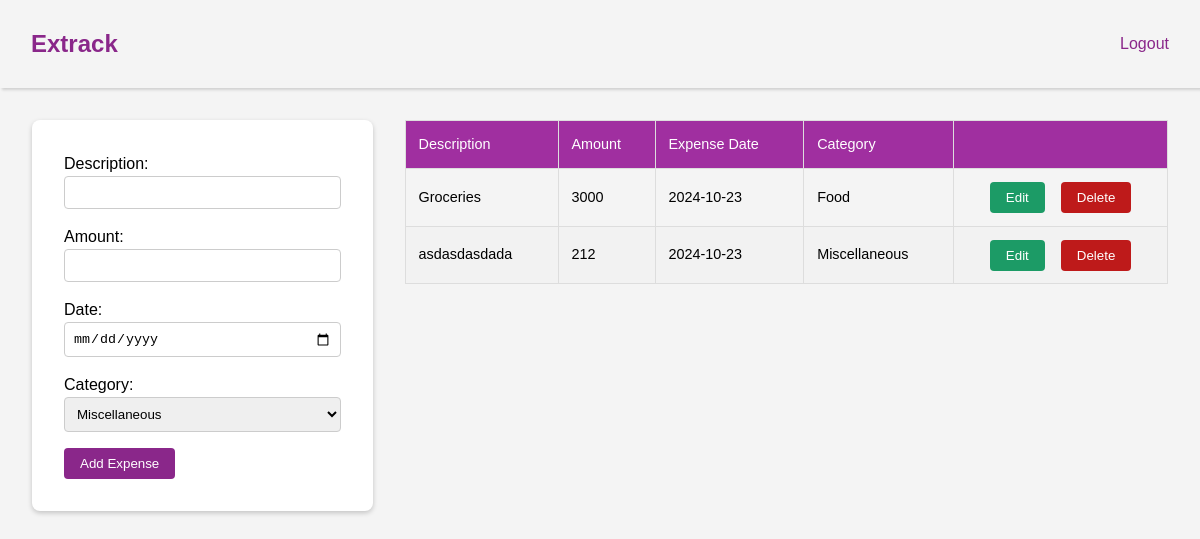
Before: /dashboard.php (signed in) with the older database file.
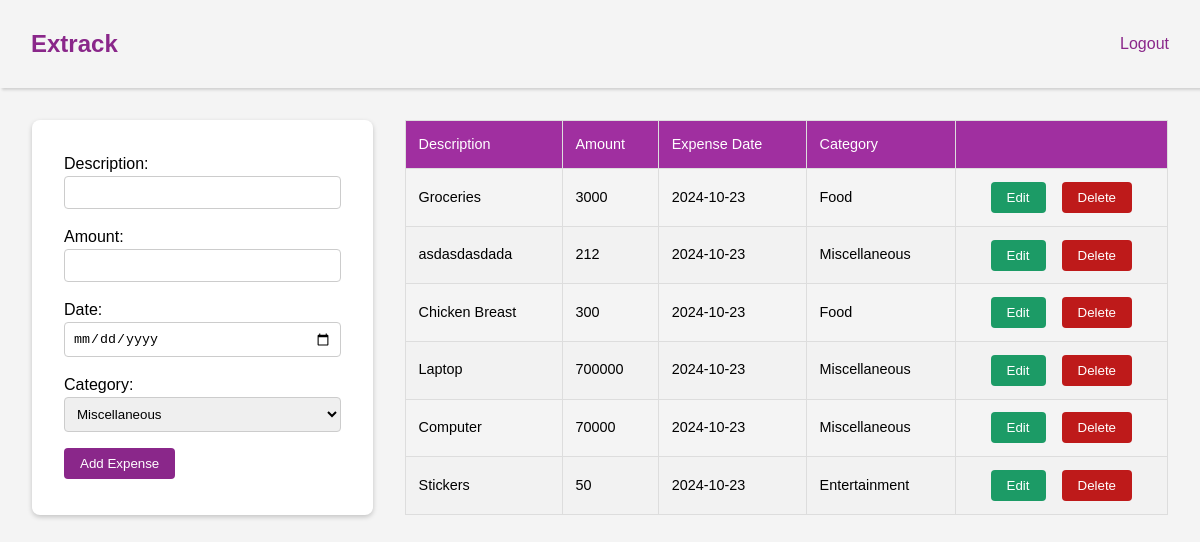
After: the same page with the newer database file.
### tables this page shows
CREATE TABLE Expenses(
                expenses_id INTEGER PRIMARY KEY AUTOINCREMENT,
                user_id_fk INTEGER,
                description TEXT NOT NULL,
                amount REAL NOT NULL,
                expense_date TEXT NOT NULL,
                category TEXT NOT NULL DEFAULT 'Miscellaneous',
                FOREIGN KEY (user_id_fk) REFERENCES Users(user_id) ON DELETE CASCADE
                );

### dashboard.php (the view, shortened to what this page needs)
<?php
require_once 'db.php';
$user_id = $_SESSION['user_id'];
$stmt = $db->prepare("SELECT * FROM Expenses WHERE user_id_fk = :user_id");
$stmt->bindParam(':user_id', $user_id);
$stmt->execute();
$expenses = $stmt->fetchAll(PDO::FETCH_ASSOC);
?>
<!DOCTYPE html>
<html lang="en">
<head>
    <link rel="stylesheet" href="./css/reset.css">
    <link rel="stylesheet" href="./css/main.css">
</head>
<body>
    <header>
        <nav>
            <div class="title">
                <h1>Extrack</h1>
            </div>
            <div>
            <a href="logout.php">Logout</a>
            </div>
        </nav>
    </header>
    <div class="container">
        <div class="tracker">
            <form action="add_expenses.php" method="POST">
                <label for="description">Description:</label>
                <input type="text" name="description" id="description" required>
                <label for="amount">Amount:</label>
                <input type="number" name="amount" id="amount" required>
                <label for="expense_date">Date:</label>
                <input type="date" name="expense_date" id="expense_date" required>
                <label for="category">Category:</label>
                <select name="category" id="category">
                    <option value="Miscellaneous" selected>Miscellaneous</option>
                </select>
                <button type="submit" class="main-btn">Add Expense</button>
            </form>
        </div>
        <div class="table">
        <table>
        <thead>
            <tr>
                <th>Description</th>
                <th>Amount</th>
                <th>Expense Date</th>
                <th>Category</th>
                <th></th>
            </tr>
        </thead>
        <tbody>
            <?php if (count($expenses) > 0): ?>
                <?php foreach ($expenses as $expense): ?>
                    <tr>
                        <td><?php echo htmlspecialchars($expense['description']); ?></td>
                        <td><?php echo htmlspecialchars($expense['amount']); ?></td>
                        <td><?php echo htmlspecialchars($expense['expense_date']); ?></td>
                        <td><?php echo htmlspecialchars($expense['category']); ?></td>
                        <td>
                            <div class="btn-action-container">
                                <button class="edit-btn">Edit</button>
                                <button class="delete-btn">Delete</button>
                            </div>
                        </td>
                    </tr>
                <?php endforeach; ?>
            <?php else: ?>
                <tr>
                    <td colspan="4">No expenses found.</td>
                </tr>
            <?php endif; ?>
        </tbody>
    </table>
        </div>
    </div>
</body>
</html>

### css/main.css (style rules this page uses)
body { margin: 0; font-family: Arial, sans-serif; background-color: #f4f4f4; }
header { background: #f4f4f4; color: white; padding: 1rem; box-shadow: rgba(0, 0, 0, 0.15) 1.95px 1.95px 2.6px; }
nav { margin: 10px 15px; display: flex; justify-content: space-between; align-items: center; }
.title h1 { color: rgb(138, 39, 138); }
.container { display: flex; justify-content: space-between; padding: 2rem; }
.tracker { background: white; padding: 2rem; border-radius: 8px; box-shadow: 0 2px 5px rgba(0, 0, 0, 0.2); width: 30%; }
form label { font-size: 1rem; margin-bottom: 0.5rem; }
input[type="text"], input[type="number"], input[type="date"], select { width: 100%; padding: 0.5rem; margin-bottom: 1rem; border: 1px solid #ccc; border-radius: 4px; }
button { color: white; border: none; padding: 0.5rem 1rem; border-radius: 4px; cursor: pointer; }
.btn-action-container { display: flex; justify-content: center; gap: 1rem; }
.main-btn { background-color: rgb(138, 39, 138); }
.edit-btn { background: rgb(28, 155, 102); }
.delete-btn { background: rgb(190, 26, 26); padding-left: 1rem; }
.table { flex: 1; margin-left: 2rem; }
table { width: 100%; border-collapse: collapse; }
th, td { border: 1px solid #ddd; padding: 0.8rem; text-align: left; font-size: 0.9rem; }
th { background-color: rgb(160, 47, 160); color: white; font-weight: 500; font-size: 0.9rem; }
tr:nth-child(even) { background-color: #f2f2f2; }
a { color: rgb(138, 39, 138); text-decoration: none; }

Changed rows visible on the page:
added expenses: description "Chicken Breast", amount "300", expense_date "2024-10-23", category "Food"
added expenses: description "Laptop", amount "700000", expense_date "2024-10-23", category "Miscellaneous"
added expenses: description "Computer", amount "70000", expense_date "2024-10-23", category "Miscellaneous"
added expenses: description "Stickers", amount "50", expense_date "2024-10-23", category "Entertainment"
